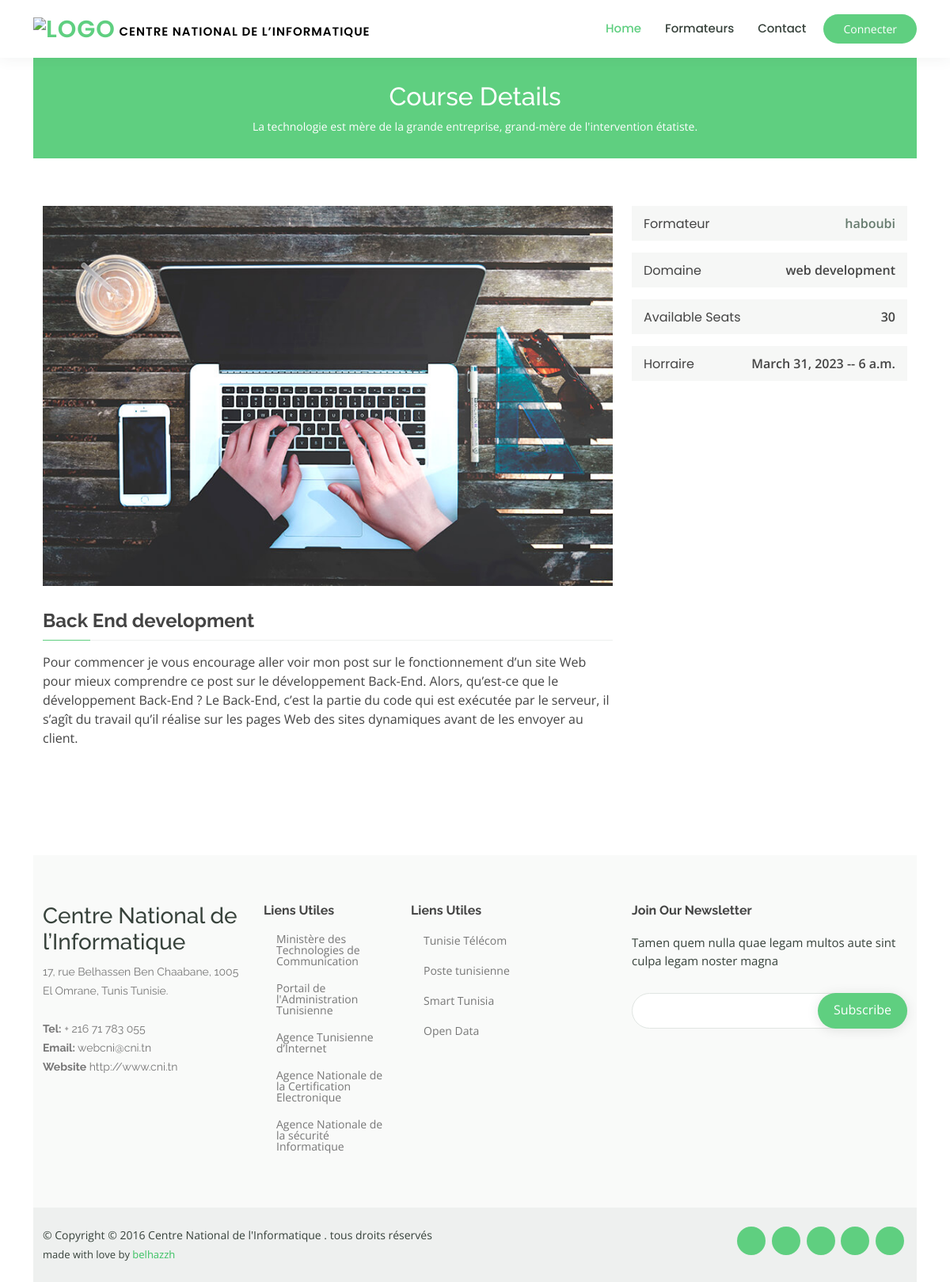
/web-design/, run on an earlier commit of the app's database.
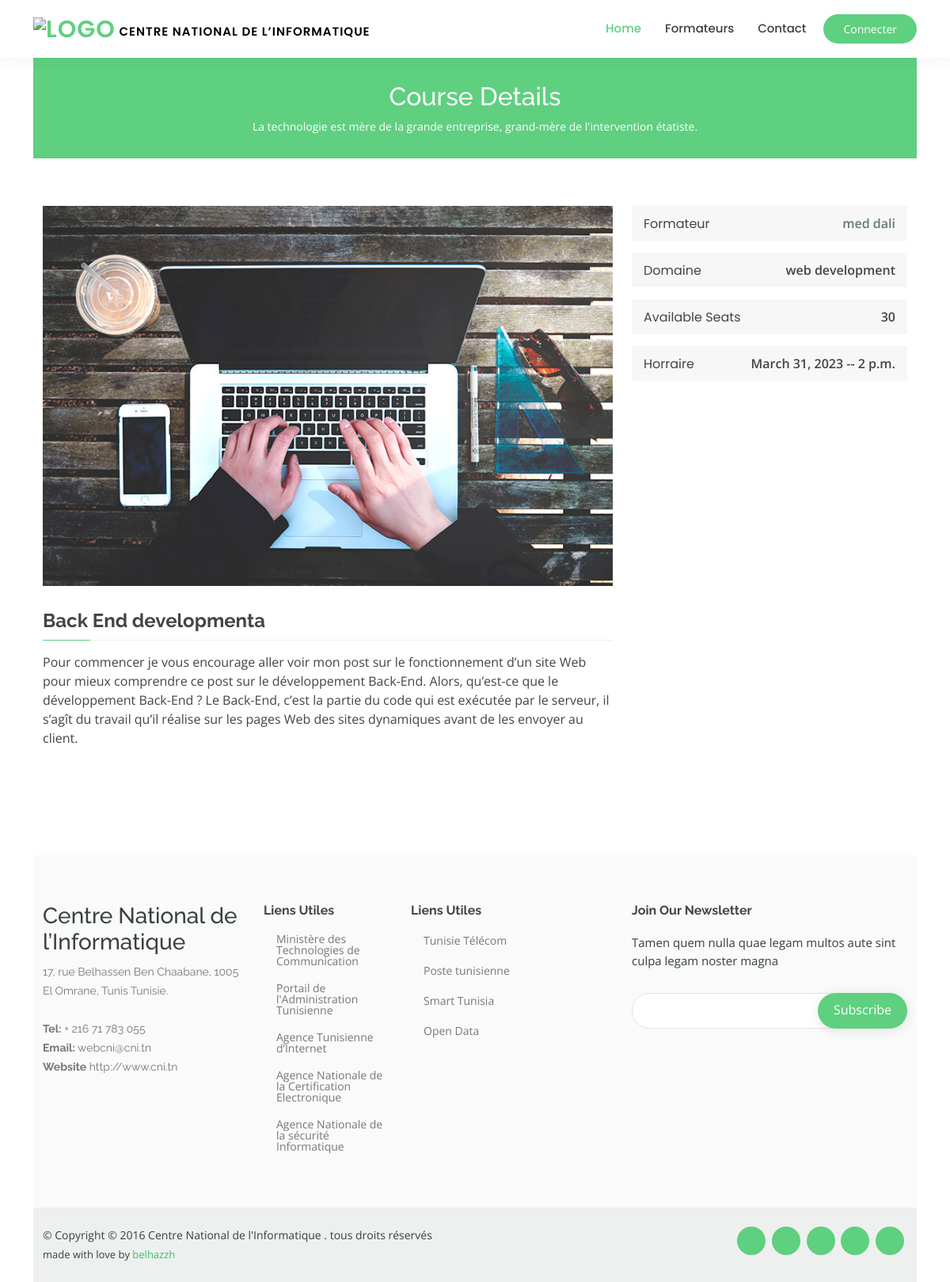
And on a later commit of the database.
### base/models.py (models this page shows, shortened)
class Formation(models.Model):
    name = models.CharField(max_length=50)
    num_salle = models.CharField(max_length=50)
    domaine = models.CharField(max_length=50,blank=True,null=True)
    description = models.TextField(blank=True, null=True)
    date_debut = models.DateField(blank=True, null=True)
    horraire_debut = models.TimeField(blank=True, null=True)
    date_fin = models.DateField(blank=True, null=True)
    formateur = models.ForeignKey(Formateur, on_delete=models.CASCADE)
    max_places = models.IntegerField(blank=True, null=True,default=20)
    image = models.ImageField(upload_to="images-formation",blank=True, null=True)
    participant = models.ManyToManyField(Participant,blank=True)
    slug = models.SlugField(null=True,blank=True)

class Formateur (models.Model):
    name = models.CharField(max_length=50)
    prenom = models.CharField(max_length=50)
    image = models.ImageField(upload_to="images-formation",blank=True, null=True)
    def __str__(self):
        return self.name

### base/views.py (the view)
# urls.py: path("<slug:slug>/",FormationDetailView.as_view(),name="formation"),
class FormationDetailView(DetailView):
    model = Formation
    template_name = "base/course-details.html"
    context_object_name = "formation"

### templates/base/course-details.html (shortened to what the changed rows need)
{% extends "base.html" %}
{% load static %}
{% block content %}
  <main id="main">
    <div class="breadcrumbs" data-aos="fade-in">
      <div class="container">
        <h2>Course Details</h2>
      </div>
    </div>
    <section id="course-details" class="course-details">
      <div class="container" data-aos="fade-up">
        <div class="row">
          <div class="col-lg-8">
            <img src="{{formation.image.url}}" class="img-fluid" alt="">
            <h3>{{formation.name}}</h3>
            <p>
              {{formation.description}}
            </p>
          </div>
          <div class="col-lg-4">
            <div class="course-info d-flex justify-content-between align-items-center">
              <p><a href="#">{{formation.formateur}}</a></p>
            </div>
            <div class="course-info d-flex justify-content-between align-items-center">
              <h5>Domaine</h5>
              <p>{{formation.domaine}}</p>
            </div>
            <div class="course-info d-flex justify-content-between align-items-center">
              <h5>Available Seats</h5>
              <p>{{formation.max_places}}</p>
            </div>
            <div class="course-info d-flex justify-content-between align-items-center">
              <h5>Horraire</h5>
              <p>{{formation.date_debut}} -- {{formation.horraire_debut}}</p>
            </div>
          </div>
        </div>
      </div>
    </section>
  </main>
 {% endblock content %}

What changed in the data, as far as the page shows it:
changed Formation "web development": name "Back End development" → "Back End developmenta"; formateur "haboubi" → "med dali"; horraire_debut "6 a.m." → "2 p.m."
